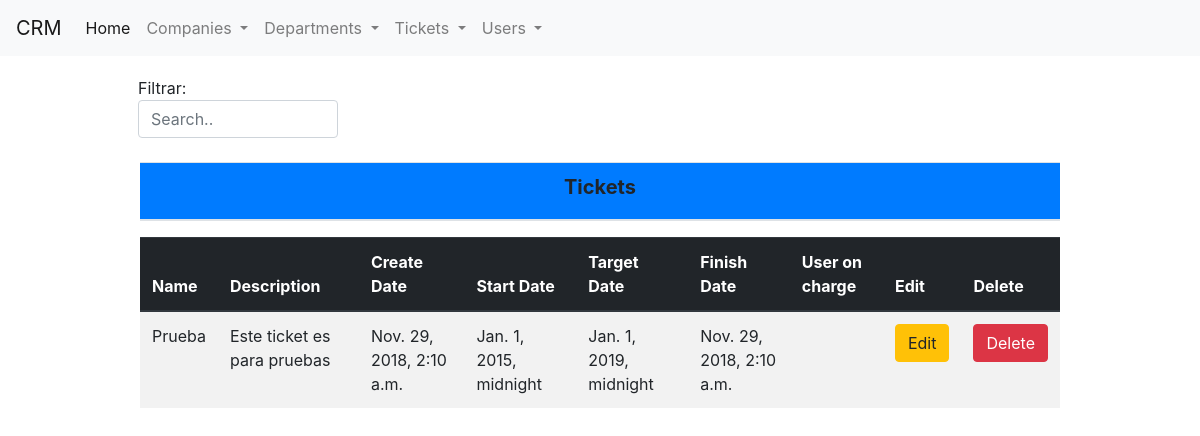
The page /Tickets/ on the database as committed earlier.
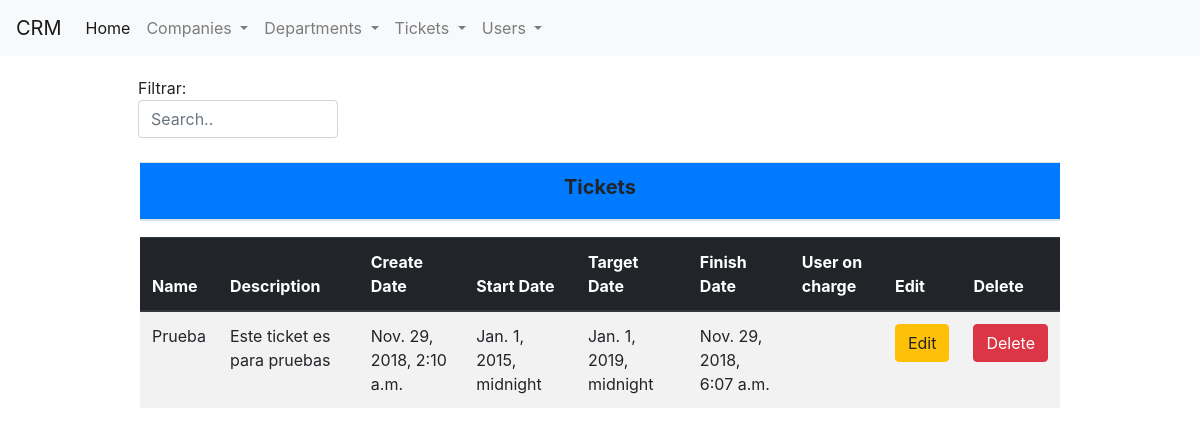
The same page on the database as committed later.
### Tickets/models.py (models this page shows, shortened)
class Tickets(models.Model):
	tck_id = models.AutoField(primary_key=True)
	tck_name = models.CharField(max_length=256, null=False)
	tck_description = models.TextField(max_length=1000, null=False)
	tck_createDate = models.DateTimeField(auto_now_add=True, null=False)
	tck_startDate = models.DateTimeField(null=False)
	tck_targetDate = models.DateTimeField(null=False)
	tck_finishDate = models.DateTimeField(auto_now=True, null=False)
	tck_usr_inCharge = models.ForeignKey(Users, on_delete=models.CASCADE)

### Tickets/views.py (the view)
# urls.py: path('', views.Index.as_view(), name='Index_Companies_view'),
class Index(generic.ListView):
	template_name = "Tickets/index.html"
	queryset = Tickets.objects.all()
	def get_queryset(self, *args, **kwargs):
		qs = Tickets.objects.all()
		print(self.request.GET)
		query = self.request.GET.get("q", None)
		if query is not None:
			qs = qs.filter(Q(tck_id__icontains=query) | Q(tck_name__icontains=query))
		return qs
	def get_context_data(self, *args, **kwargs):
		context = super(Index, self).get_context_data(*args, **kwargs)
		context["create_form"] = FormTickets()
		return context

### Tickets/forms.py
class FormTickets(forms.ModelForm):
	class Meta:
		model = Tickets
		fields = '__all__'

### templates/Tickets/index.html (shortened to what this page needs)
{% extends "base.html" %}
{% block content %}
<div class="row">
		<div class="col-md-1"></div>
		<div class="col-md-10" style="margin-top: 20px;">
			<div class="col-md-3" style="margin-left: -17px;">
			Filtrar: <input class="form-control" id="buscar" type="text" placeholder="Search..">
			<br>
			</div>
			<table class="table table-striped"><thead><th class="bg-primary" style="text-align: center;"><h5><b>Tickets</b></h5></h1></th></thead></table>
			<table id="datos" class="table table-striped">
				<thead class="thead-dark">
					<th>Name</th>
					<th>Description</th>
					<th>Create Date</th>
					<th>Start Date</th>
					<th>Target Date</th>
					<th>Finish Date</th>
					<th>User on charge</th>
					<th>Edit</th>
					<th>Delete</th>
				</thead>
				<tbody>
					{% for Ticket in object_list %}
						<tr>
							<td>{{Ticket.tck_name}}</td>
							<td>{{Ticket.tck_description}}</td>
							<td>{{Ticket.tck_createDate}}</td>
							<td>{{Ticket.tck_startDate}}</td>
							<td>{{Ticket.tck_targetDate}}</td>
							<td>{{Ticket.tck_finishDate}}</td>
							<td>{{Ticket.tck_ust_inCharge}}</td>
							<td><a class="btn btn-warning" href="Edit_Ticket/{{Ticket.tck_id}}">Edit</a></td>
							<td><a class="btn btn-danger" href="Delete_Ticket/{{Ticket.tck_id}}">Delete</a></td>
						</tr>
					{% empty%}
					<div class="alert alert-danger" role="alert">
					  NO EXISTEN REGISTROS
					</div>
					{% endfor %}
				</tbody>
			</table>
		</div>
		<div class="col-md-1"></div>
</div>
{% endblock %}

Rows that differ between the two databases and show on the page:
changed Tickets "Prueba": tck_finishDate "Nov. 29, 2018, 2:10 a.m." → "Nov. 29, 2018, 6:07 a.m."
